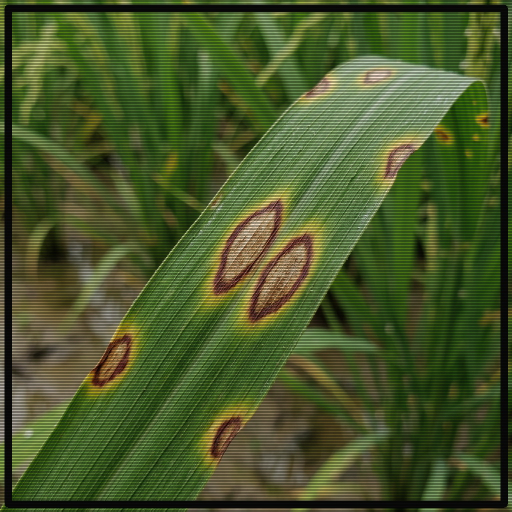
#> input picture backend/uploads/scratch/test_screen.jpg, 1024 x 1024 px (shown at 1/2 size)
$ python -i enhancement_service.py   (imports and definitions only)
#> lines starting #> are read from the running program, lines starting #| are printed output that depends on the picture; after the words box and inside, x2 and y2 are one past the last pixel; in counts of white or black regions, pixels touching at a corner belong together
"""
AgriGuard AI Image Enhancement Service — Real OpenCV-based image preprocessing.
Performs CLAHE contrast adaptation, bilateral edge-preserving denoising,
unsharp mask feature sharpening, and glare mitigation for crop foliage.
"""
import os
import cv2
import numpy as np
import logging
from pathlib import Path
from typing import Dict, Any, Tuple
import uuid
from PIL import Image, ImageOps

logger = logging.getLogger(__name__)


def read_upright_bgr(image_path: str) -> np.ndarray:
    """Reads image ensuring EXIF orientation is respected and converted to BGR for OpenCV"""
#> called with image_path = '../../uploads/scratch/test_screen.jpg'
    try:
        with Image.open(str(image_path)) as pil_img:
#> pil_img is the input picture: PIL image 1024x1024 RGB; mean R, G, B 72.1, 86.9, 42.3
            transposed = ImageOps.exif_transpose(pil_img).convert("RGB")
            rgb_arr = np.array(transposed)
            return cv2.cvtColor(rgb_arr, cv2.COLOR_RGB2BGR)
    except Exception as e:
        logger.debug(f"Pillow orientation read fallback to cv2.imread: {e}")
        return cv2.imread(str(image_path))


class ImageEnhancementService:
    def __init__(self, upload_dir: str = "./uploads"):
        self.upload_dir = Path(upload_dir)
        self.enhanced_dir = self.upload_dir / "enhanced"
        self.enhanced_dir.mkdir(parents=True, exist_ok=True)

    def enhance_crop_image(self, input_path: str) -> Dict[str, Any]:
        """
        Runs real computer-vision enhancements on a crop disease photo:
        1. LAB Color Space CLAHE (Contrast-Limited Adaptive Histogram Equalization)
        2. Bilateral filtering for noise removal while preserving crisp vein/lesion borders
        3. Unsharp masking to accentuate fungal spot margins and pathogen structures
        4. Glare/specular highlight mitigation for leaves
        """
        try:
            p = Path(input_path)
            # Idempotency check: if already enhanced, avoid secondary CLAHE re-processing
            if p.parent.name == "enhanced" or p.stem.startswith("enh_") or p.stem.startswith("enhanced_"):
                logger.info(f"Image already enhanced: {input_path}")
                img = read_upright_bgr(str(input_path))
                h, w = (img.shape[:2]) if img is not None else (0, 0)
                return {
                    "success": True,
                    "original_path": str(input_path),
                    "enhanced_path": str(input_path),
                    "enhanced_url": f"/uploads/enhanced/{p.name}" if p.parent.name == "enhanced" else f"/uploads/{p.name}",
                    "enhancements_applied": [
                        "LAB-CLAHE Lighting & Contrast Equalization",
                        "Bilateral Foliage Denoising",
                        "Unsharp Mask Pathogen Border Sharpening",
                        "Specular Glare Suppression",
                    ],
                    "dimensions": {"width": w, "height": h},
                }

            # Read image ensuring proper upright orientation
            img = read_upright_bgr(str(input_path))
            if img is None:
                raise ValueError(f"Unable to read image at {input_path}")

            h, w = img.shape[:2]
#> h = 1024; w = 1024

            # 1. LAB CLAHE (Equalizes illumination across leaves without shifting hues)
            lab = cv2.cvtColor(img, cv2.COLOR_BGR2LAB)
#> lab: shape (1024, 1024, 3); mean of channels 0, 1, 2 86.9, 114.6, 150.8
            l_channel, a_channel, b_channel = cv2.split(lab)
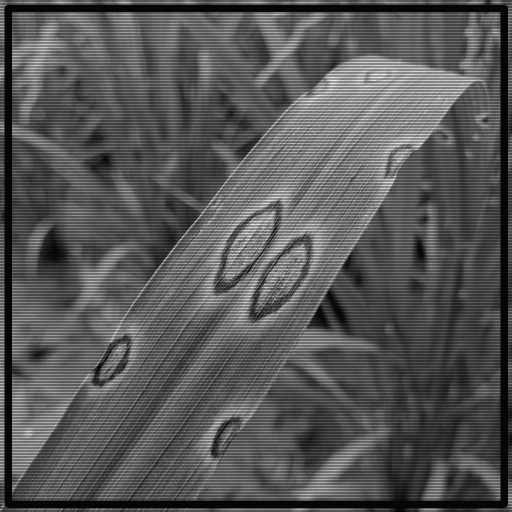
#> l_channel: shape (1024, 1024) (shown at 1/2 size); min 0, max 248, mean 86.9
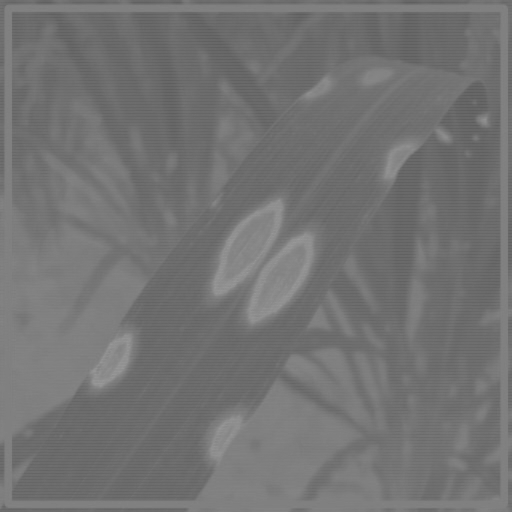
#> a_channel: shape (1024, 1024) (shown at 1/2 size); min 92, max 155, mean 114.6
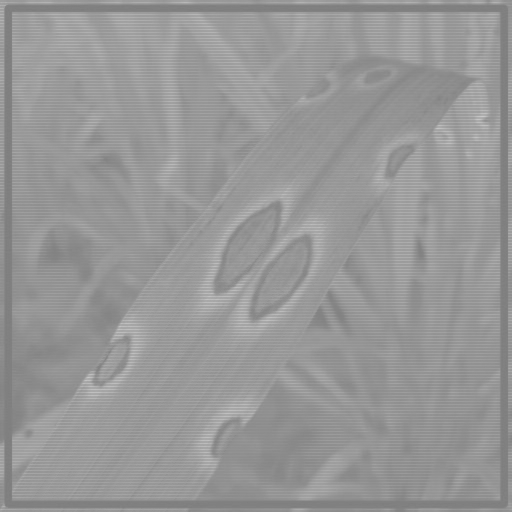
#> b_channel: shape (1024, 1024) (shown at 1/2 size); min 124, max 201, mean 150.8

            clahe = cv2.createCLAHE(clipLimit=2.2, tileGridSize=(8, 8))
            cl_channel = clahe.apply(l_channel)
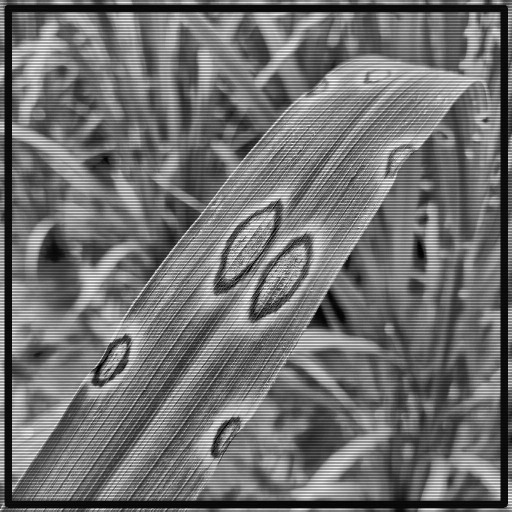
#> cl_channel: shape (1024, 1024) (shown at 1/2 size); min 0, max 255, mean 111.9

            merged_lab = cv2.merge((cl_channel, a_channel, b_channel))
#> merged_lab: shape (1024, 1024, 3); mean of channels 0, 1, 2 111.9, 114.6, 150.8
            contrast_enhanced = cv2.cvtColor(merged_lab, cv2.COLOR_LAB2BGR)

            # 2. Bilateral Filter (Removes camera sensor grain, keeps lesion boundaries razor-sharp)
            denoised = cv2.bilateralFilter(contrast_enhanced, d=7, sigmaColor=45, sigmaSpace=45)

            # 3. Unsharp Masking (High-pass boost to make disease symptoms easily detectable)
            gaussian = cv2.GaussianBlur(denoised, (0, 0), sigmaX=2.0)
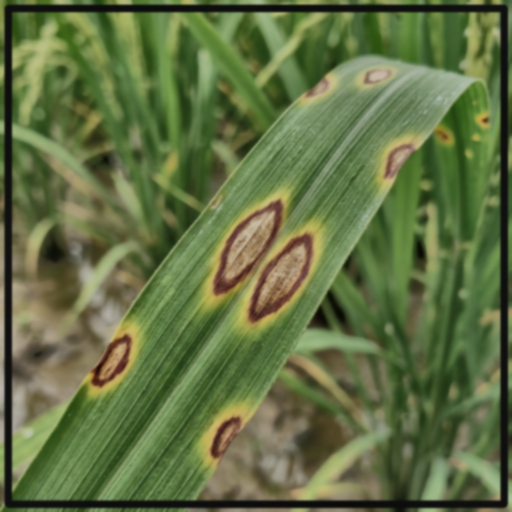
#> gaussian: shape (1024, 1024, 3) (shown at 1/2 size); mean B, G, R 67.3, 112.3, 97.4
            sharpened = cv2.addWeighted(denoised, 1.35, gaussian, -0.35, 0)
            sharpened = np.clip(sharpened, 0, 255).astype(np.uint8)

            # 4. Glare attenuation on waxy leaves
            gray = cv2.cvtColor(sharpened, cv2.COLOR_BGR2GRAY)
            _, glare_mask = cv2.threshold(gray, 245, 255, cv2.THRESH_BINARY)
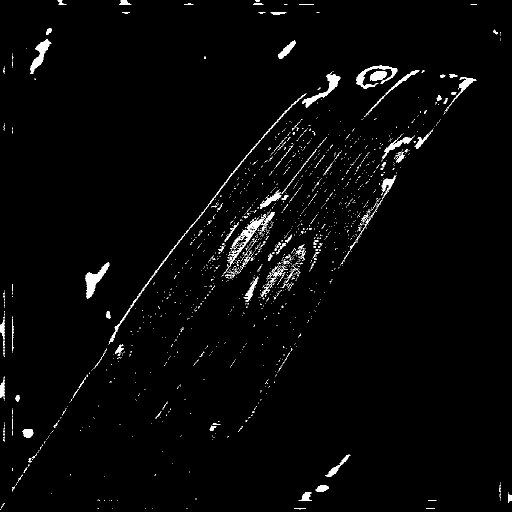
#> glare_mask: shape (1024, 1024) (shown at 1/2 size); 1.6% white in thin lines or dots
            if cv2.countNonZero(glare_mask) > 0:
                glare_mask_dilated = cv2.dilate(glare_mask, np.ones((3, 3), np.uint8), iterations=1)
#> glare_mask_dilated: shape (1024, 1024); 4.9% white; 629 white regions (375 under 20 px), largest, box (x1, y1, x2, y2) and area: (442, 412, 551, 565) 5464, (516, 487, 613, 600) 3559, (216, 186, 614, 690) 3373
                final_img = cv2.inpaint(sharpened, glare_mask_dilated, inpaintRadius=3, flags=cv2.INPAINT_TELEA)
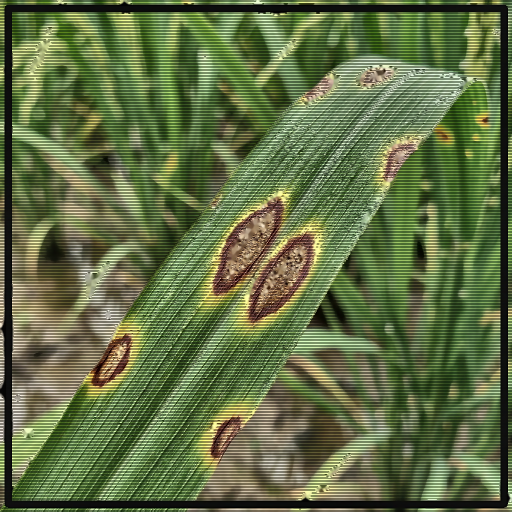
#> final_img: shape (1024, 1024, 3) (shown at 1/2 size); mean B, G, R 69.3, 111.1, 97
            else:
                final_img = sharpened

            # Generate output filename
            base_name = Path(input_path).stem
            enhanced_filename = f"enh_{uuid.uuid4().hex[:8]}_{base_name}.jpg"
            output_path = self.enhanced_dir / enhanced_filename

            # Save enhanced image with high JPEG quality
            cv2.imwrite(str(output_path), final_img, [cv2.IMWRITE_JPEG_QUALITY, 95])

            logger.info(f"Enhanced crop photo: {input_path} -> {output_path}")

            return {
                "success": True,
                "original_path": str(input_path),
                "enhanced_path": str(output_path),
                "enhanced_url": f"/uploads/enhanced/{enhanced_filename}",
                "enhancements_applied": [
                    "LAB-CLAHE Lighting & Contrast Equalization",
                    "Bilateral Foliage Denoising",
                    "Unsharp Mask Pathogen Border Sharpening",
                    "Specular Glare Suppression",
                ],
                "dimensions": {"width": w, "height": h},
            }

        except Exception as e:
            logger.error(f"Image enhancement error on {input_path}: {e}")
            return {
                "success": False,
                "error": str(e),
                "original_path": str(input_path),
                "enhanced_path": str(input_path),
                "enhanced_url": f"/uploads/{Path(input_path).name}",
            }

>>> result = ImageEnhancementService().enhance_crop_image('../../uploads/scratch/test_screen.jpg')
